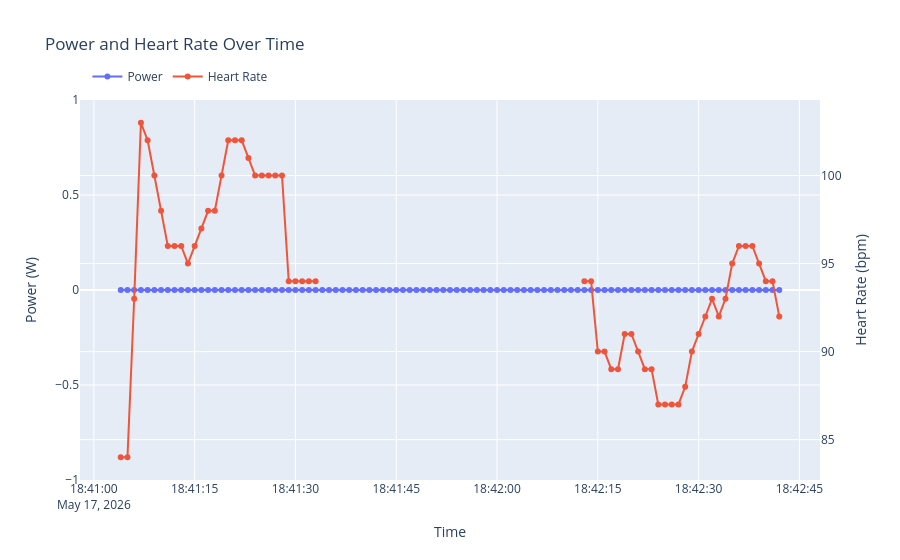

Notebook code cell kept with this figure:
### Code cell
plot_power_and_heart_rate(df, ride_with_missing_values.index.min(), ride_with_missing_values.index.max())
